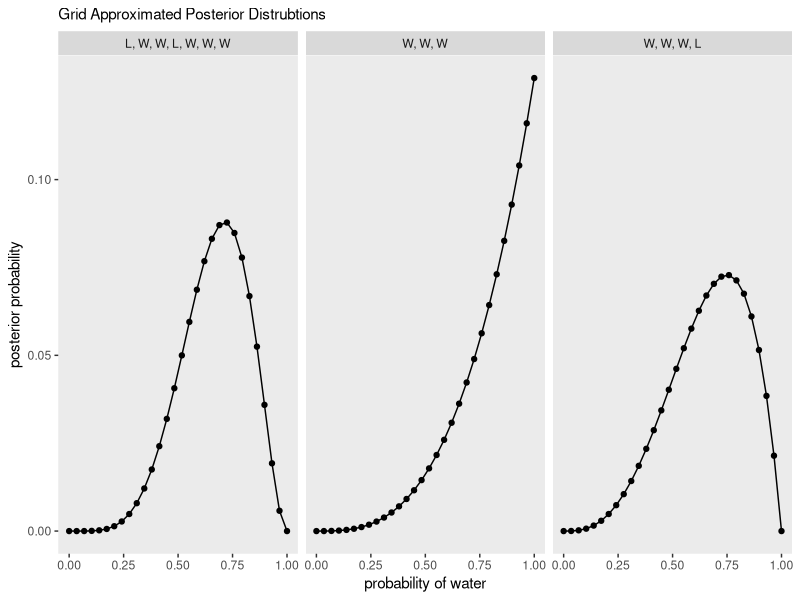

This chart was generated by the following R code:
## ---- chunk 1
knitr::opts_chunk$set(echo = TRUE)
## ---- chunk 2
library(tidyverse)

tibble(
  label = c("W, W, W", "W, W, W, L", "L, W, W, L, W, W, W"),
      w = c(3, 3, 5),
      n = c(3, 4, 7),
      prior  = 1
    ) %>% 
  expand(
    nesting(w, n, prior, label),
    p_grid = seq(from = 0, to = 1, length.out = 30)
  ) %>%
  group_by(w, n) %>%
  mutate(
    likelihood = dbinom(w, size = n, prob = p_grid),
    unstd_posterior = likelihood * prior,             
    posterior = unstd_posterior / sum(unstd_posterior)
  ) %>% 
  ggplot(aes(x = p_grid, y = posterior)) +
  geom_point() +
  geom_line() +
  labs(
    subtitle = "Grid Approximated Posterior Distrubtions",
    x = "probability of water",
    y = "posterior probability") +
  theme(panel.grid = element_blank()) +
facet_wrap(~label)
